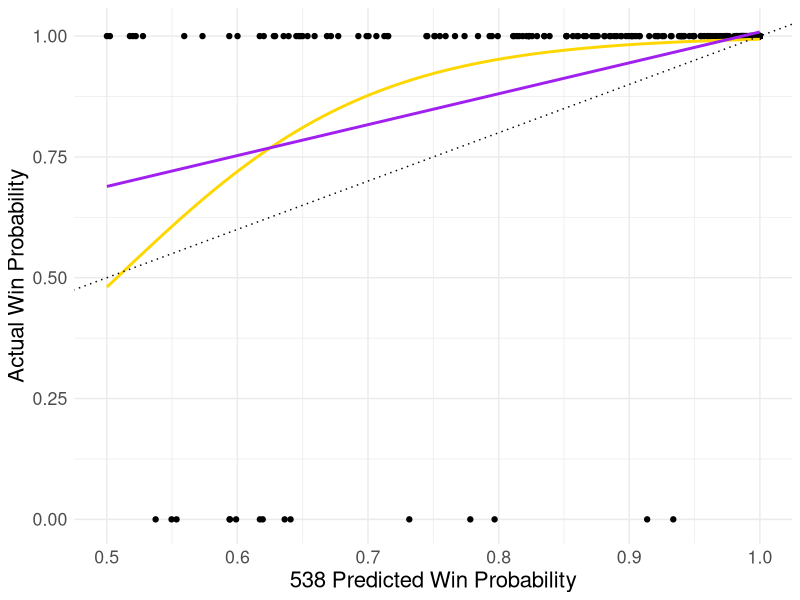
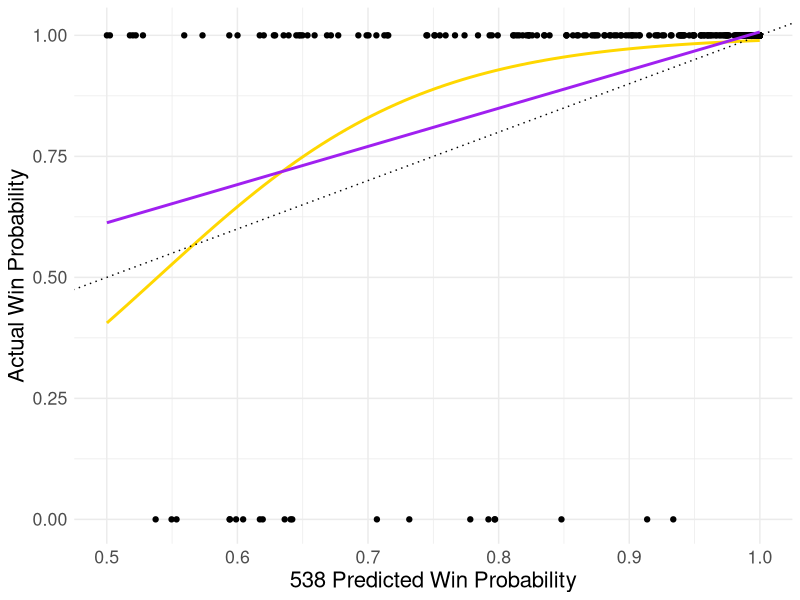

R code for these plots, in order:
library(tidyverse)
dat <- read_csv("fivethirtyeight_final.csv") %>% 
  filter(win_probability < 1L)

results <- with(
  dat[!is.na(dat$won), ],
  list(
    mean_win_prob = mean(win_probability),
    correct_rate = mean(won)
  )
) %>% 
  lapply(function(x) paste0(round(x, 3) * 100, "%"))

outstanding_races <- dat %>% 
  filter(is.na(won)) %>% 
  select(state, race_type, candidate, party, incumbent, win_probability)

wrong_predictions <- dat %>% 
  filter(!won & !is.na(won)) %>% 
  arrange(desc(win_probability)) %>% 
  select(state, race_type, candidate, party, incumbent, win_probability)

figure1 <- ggplot(dat, aes(x = win_probability, y = as.numeric(won))) +
  geom_point() +
  geom_smooth(
    method = "glm", 
    method.args = list(family = binomial), 
    se = FALSE,
    color = "gold"
  ) +
  geom_smooth(
    method = "lm",
    se = FALSE,
    color = "purple"
  ) +
  geom_abline(slope = 1, intercept = 0, linetype = "dotted") +
  labs(x = "538 Predicted Win Probability", y = "Actual Win Probability") +
  theme_minimal() +
  theme(text = element_text(size = 16))

# what if all outstanding races are wrong?
figure2 <- dat %>% 
  mutate(won = ifelse(is.na(won), FALSE, won)) %>% 
  ggplot(aes(x = win_probability, y = as.numeric(won))) +
  geom_point() +
  geom_smooth(
    method = "glm", 
    method.args = list(family = binomial),
    se = FALSE,
    color = "gold"
  ) +
  geom_smooth(
    method = "lm",
    se = FALSE,
    color = "purple"
  ) +
  geom_abline(slope = 1, intercept = 0, linetype = "dotted") +
  labs(x = "538 Predicted Win Probability", y = "Actual Win Probability") +
  theme_minimal() +
  theme(text = element_text(size = 16))

# bucketed
results_thresholds <- dat %>% 
  filter(win_probability <= .75 & !is.na(won)) %>% 
  summarise(threshold = .75,
            count = n(),
            win_probability_mean = mean(win_probability),
            correct_rate = mean(won)) %>% 
  bind_rows({
    dat %>% 
      filter(win_probability <= .65 & !is.na(won)) %>% 
      summarise(threshold = .65,
                count = n(),
                win_probability_mean = mean(win_probability),
                correct_rate = mean(won))
  }) %>% 
  bind_rows({
    dat %>% 
      filter(win_probability <= .55 & !is.na(won)) %>% 
      summarise(threshold = .55,
                count = n(),
                win_probability_mean = mean(win_probability),
                correct_rate = mean(won))
  })
